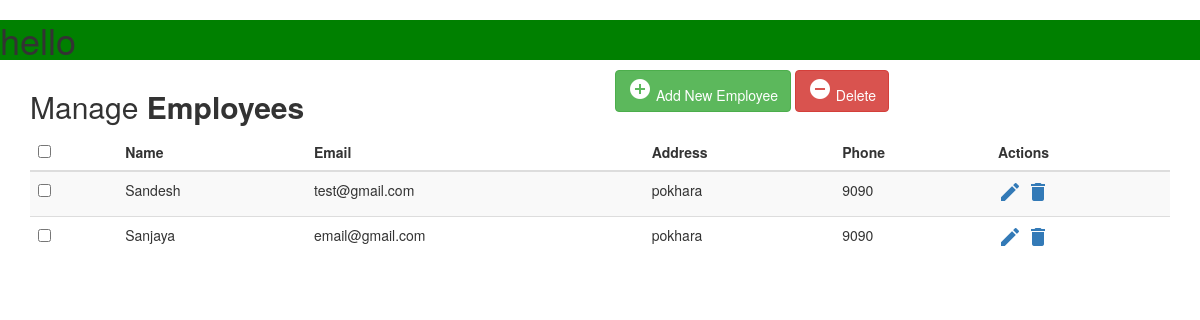
The app's page /, older data.
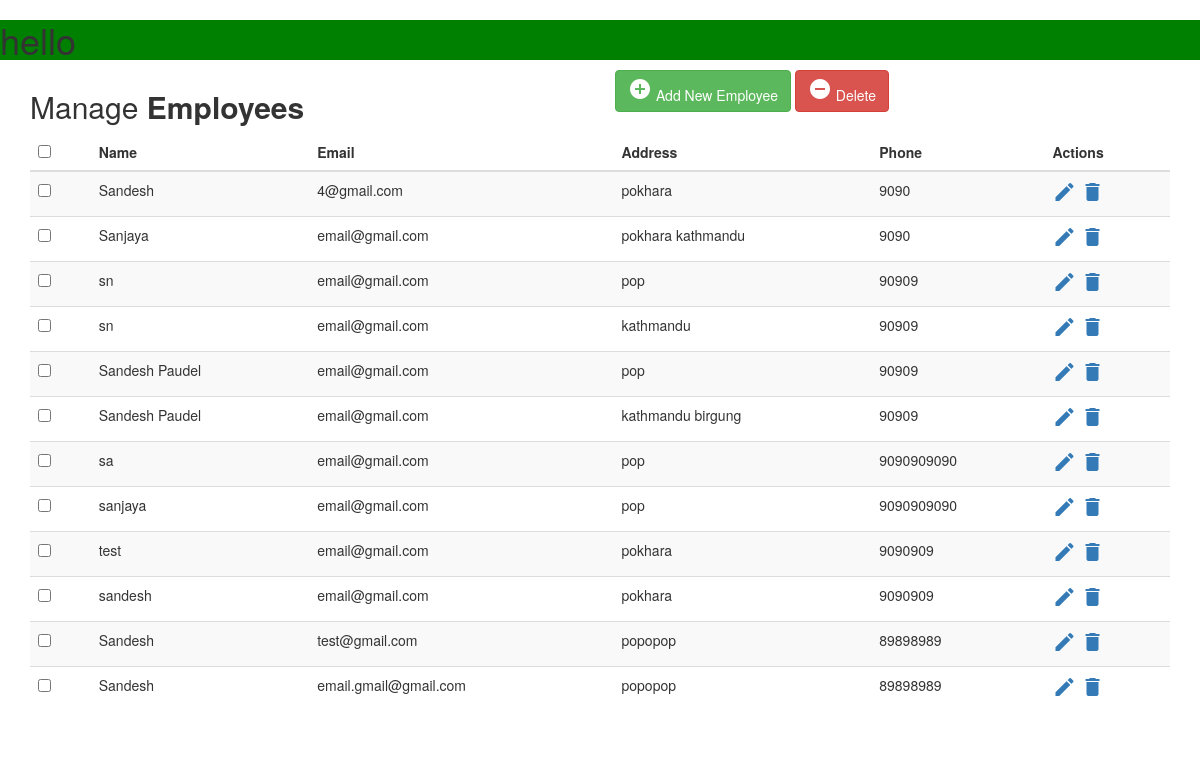
The same page, newer data.
### CRUD/models.py (models this page shows, shortened)
class Employees(models.Model):
    name = models.CharField(max_length=50)
    email = models.EmailField()
    address = models.CharField(max_length=50)
    phone = models.IntegerField(validators=[MaxValueValidator(9999999999)])

### Djangoprojects/views.py (the view)
# urls.py: path('', views.homePage),
def homePage(request):
    emp = Employees.objects.all()
    data = {
        "emp": emp,
    }
    return render(request, "index.html", data)

### templates/index.html (shortened to what this page needs)
<!DOCTYPE html>
<html lang="en">
<head>
  {% load static %}
<link rel="stylesheet" href="https://maxcdn.bootstrapcdn.com/font-awesome/4.7.0/css/font-awesome.min.css">
<link rel="stylesheet" href="https://maxcdn.bootstrapcdn.com/bootstrap/3.3.7/css/bootstrap.min.css">
<link rel="stylesheet" type="text/css" href="{% static 'static/style.css' %}">
  <body>
	<h1>hello</h1>
    <div class="container">
        <div class="table-wrapper">
            <div class="table-title">
                <div class="row">
                    <div class="col-sm-6">
						<h2>Manage <b>Employees</b></h2>
					</div>
					<div class="col-sm-6">
						<a href="#addEmployeeModal" class="btn btn-success" data-toggle="modal"><i class="material-icons">&#xE147;</i> <span>Add New Employee</span></a>
						<a href="#deleteEmployeeModal" class="btn btn-danger" data-toggle="modal"><i class="material-icons">&#xE15C;</i> <span>Delete</span></a>
					</div>
                </div>
            </div>
            <table class="table table-striped table-hover">
                <thead>
                    <tr>
						<th>
							<span class="custom-checkbox">
								<input type="checkbox" id="selectAll">
							</span>
						</th>
                        <th>Name</th>
                        <th>Email</th>
						<th>Address</th>
                        <th>Phone</th>
                        <th>Actions</th>
                    </tr>
                </thead>
				<tbody>
				{% for i in emp %}
					<tr>
						<td><span class="custom-checkbox">
							<input type="checkbox" id="selectAll">
						</span></td>
						<td>{{ i.name }}</td>
						<td>{{ i.email }}</td>
						<td>{{ i.address }}</td>
						<td>{{ i.phone }}</td>
						<td>
							<a href="#editEmployeeModal-{{forloop.counter}}" class="edit" data-toggle="modal"><i class="material-icons" data-toggle="tooltip" title="Edit">&#xE254;</i></a>
                            <a href="#deleteEmployeeModal-{{forloop.counter}}" class="delete" data-toggle="modal"><i class="material-icons" data-toggle="tooltip" title="Delete">&#xE872;</i></a>
						</td>
					</tr>
				{% endfor %}
				</tbody>
            </table>
    </div>
</body>
</html>

Row changes from the older to the newer data that the page shows:
changed Employees: email "test@gmail.com" → "4@gmail.com"
changed Employees "Sanjaya": address "pokhara" → "pokhara kathmandu"
added Employees: name "sn", email "email@gmail.com", address "pop", phone "90909"
added Employees: name "sn", email "email@gmail.com", address "kathmandu", phone "90909"
added Employees: name "Sandesh Paudel", email "email@gmail.com", address "pop", phone "90909"
added Employees: name "Sandesh Paudel", email "email@gmail.com", address "kathmandu birgung", phone "90909"
added Employees: name "sa", email "email@gmail.com", address "pop", phone "9090909090"
added Employees: name "sanjaya", email "email@gmail.com", address "pop", phone "9090909090"
added Employees: name "test", email "email@gmail.com", address "pokhara", phone "9090909"
added Employees: name "sandesh", email "email@gmail.com", address "pokhara", phone "9090909"
added Employees: name "Sandesh", email "test@gmail.com", address "popopop", phone "89898989"
added Employees: name "Sandesh", email "email.gmail@gmail.com", address "popopop", phone "89898989"
